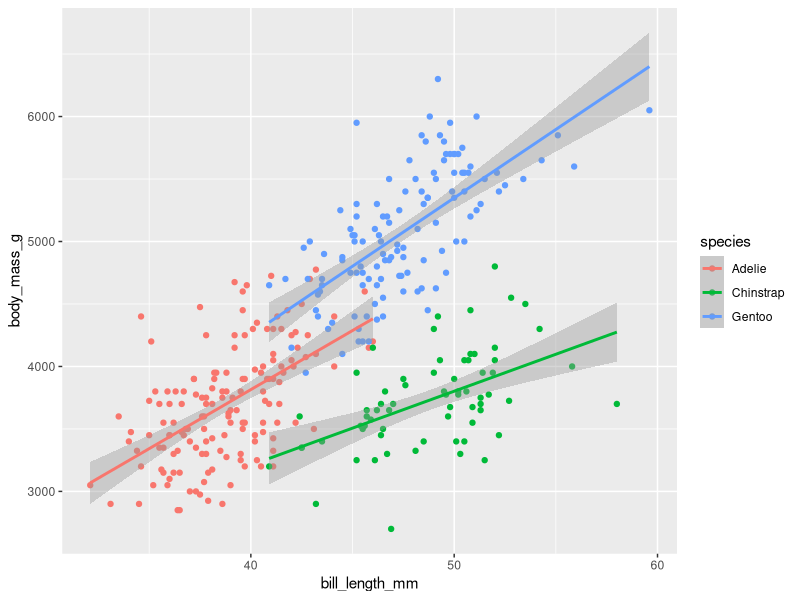

The R source for this figure:
## ---- chunk 1
library(palmerpenguins)
library(dplyr)
library(ggplot2)

df <- palmerpenguins::penguins

## ---- chunk 2
df %>%
  group_by(species, sex) %>%
  summarise(
    across(
      where(is.numeric), 
      \(x) mean(x, na.rm = TRUE)
      )
    ) %>%
  knitr::kable()
## ---- chunk 3
df %>%
  ggplot(aes(x = bill_length_mm, y = body_mass_g, color = species)) +
  geom_point() + 
  geom_smooth(method = "lm")
## ---- chunk 4
#install.packages("DBI")
## ---- chunk 5
#con <- DBI::dbConnect(
#  duckdb::duckdb(), 
#  dbdir = "my-db.duckdb"
#  )
#df <- dplyr::tbl(con, "penguins")
## ---- chunk 6
#DBI::dbDisconnect(con, shutdown = TRUE )

